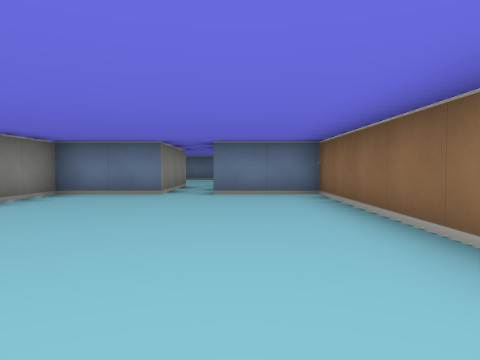
view 1 (above)

16 first-person views from a walk through a cub3D ray-caster map. The camera is about half as high as the walls, tilts 2° down and sees 70° across. The floor is counted in squares. Each view is taken from the middle of a square. On the plan, view 1 faces up. The plan holds only what a view shows up to about 9 squares ahead; the rest is blank.

view 2
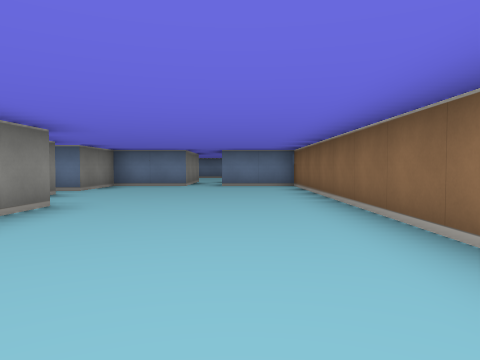

view 3
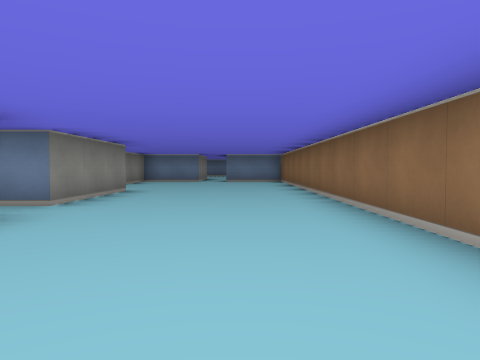

view 4
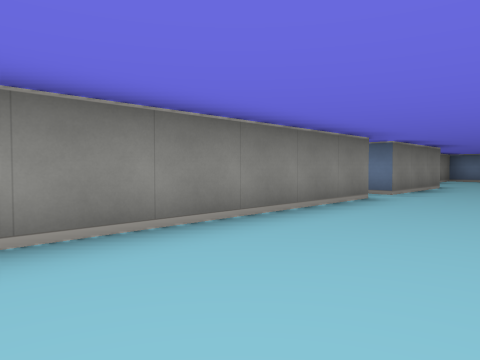

view 5
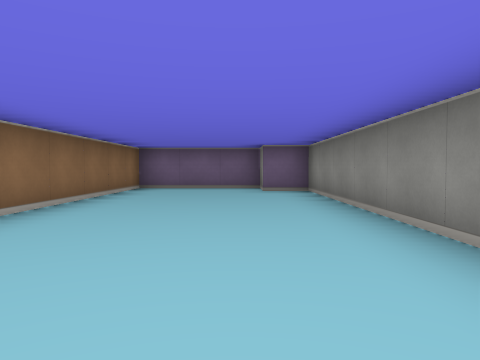

view 6
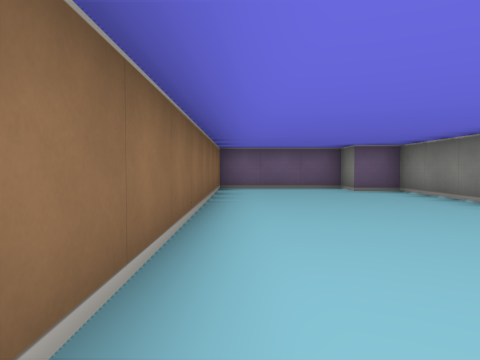

view 7
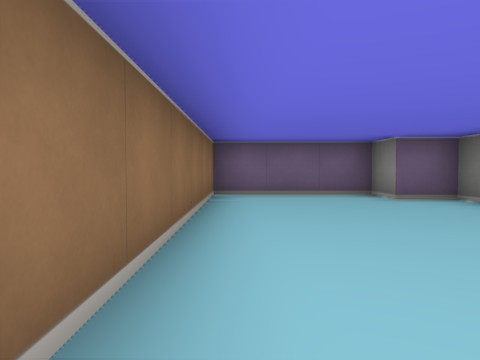

view 8
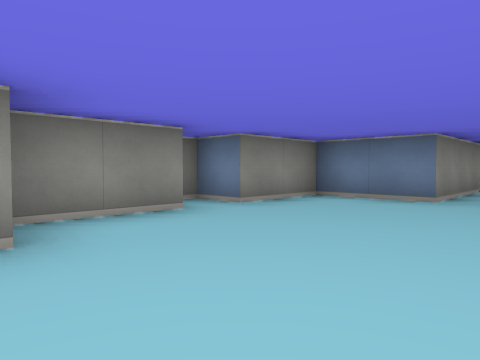

view 9
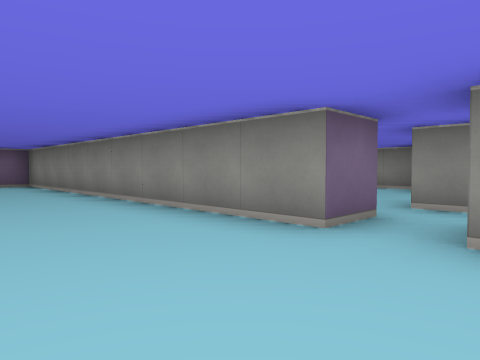

view 10
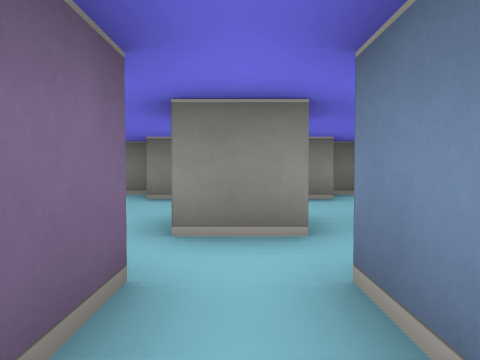

view 11
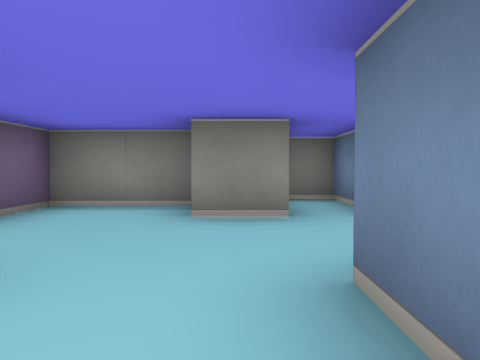

view 12
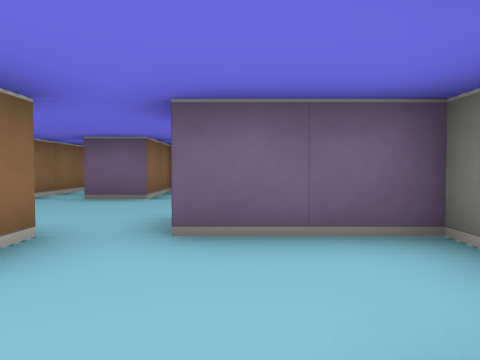

view 13
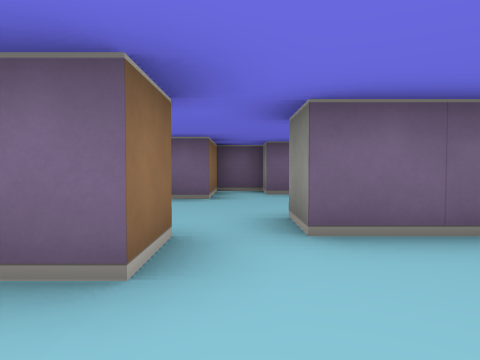

view 14
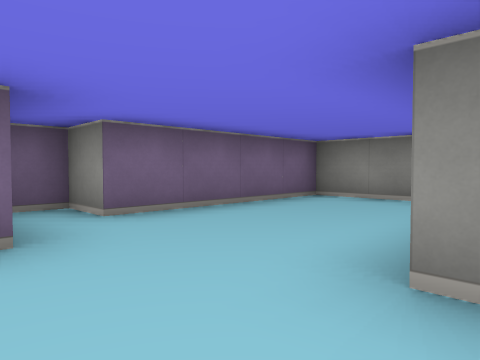

view 15
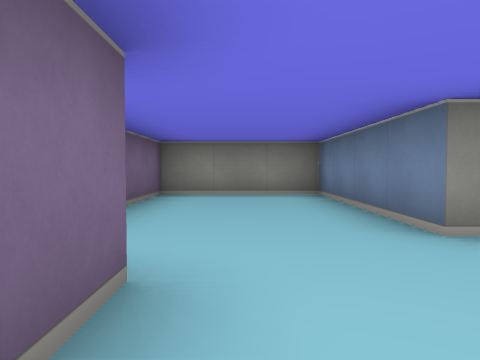

view 16
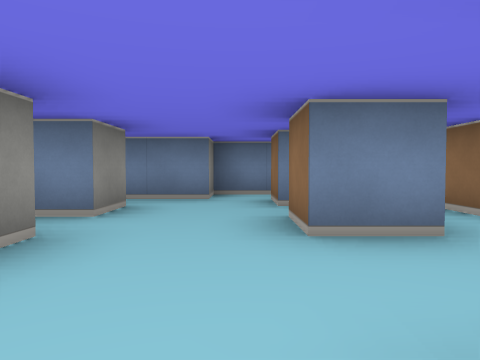

### Floor plan
Ten units are one square. View 1 is at (0, 0); x grows to the right and y downward. Boxes are objects, and circles mark ways between rooms. Rooms are numbered by the first view taken in them; rooms with no view inside come last. Other rooms are left out.
<svg viewBox="-110 -75 130 205">
<path fill="none" stroke="#000" d="M-36 25 -25 25 -25 115 -15 115 -15 125 15 125 15 -65 -5 -65M-25 -16 -25 15 -35 15M-35 -35 -35 -16M-15 -65 -35 -65 -35 -45 -45 -45 -45 -41M-55 55 -55 45 -49 45M-85 36 -85 55 -65 55 -65 65 -105 65 -105 95 -65 95 -65 105 -55 105 -55 85 -45 85M-75 25 -75 35M-45 14 -45 25 -55 25 -55 15M-35 15 -35 8M-55 5 -55 -5M-75 4 -75 15 -95 15 -95 22M-85 -2 -85 2M-35 108 -35 88M-54 -15 -65 -15 -65 -5 -79 -5"/>
<circle cx="-30" cy="20" r="3" fill="#2a7"/>
<text x="-10" y="20">1</text>
<text x="-60" y="50">2</text>
</svg>
Room 1 opens to room 2.

Where each view was taken, in squares from view 1:
view 1: 0 up, 0 right, facing up
view 2: 3 down, 0 right, facing up
view 3: 6 down, 0 right, facing up
view 4: 8 down, 0 right, facing up-left
view 5: 4 down, 1 left, facing down
view 6: 4 down, 1 right, facing down
view 7: 6 down, 1 right, facing down
view 8: 1 up, 0 right, facing up-left
view 9: 1 down, 0 right, facing down-left
view 10: 2 down, 2 left, facing left
view 11: 3 down, 4 left, facing left
view 12: 3 down, 7 left, facing down
view 13: 3 down, 6 left, facing down
view 14: 6 down, 5 left, facing down-left
view 15: 8 down, 4 left, facing left
view 16: 5 down, 6 left, facing up
